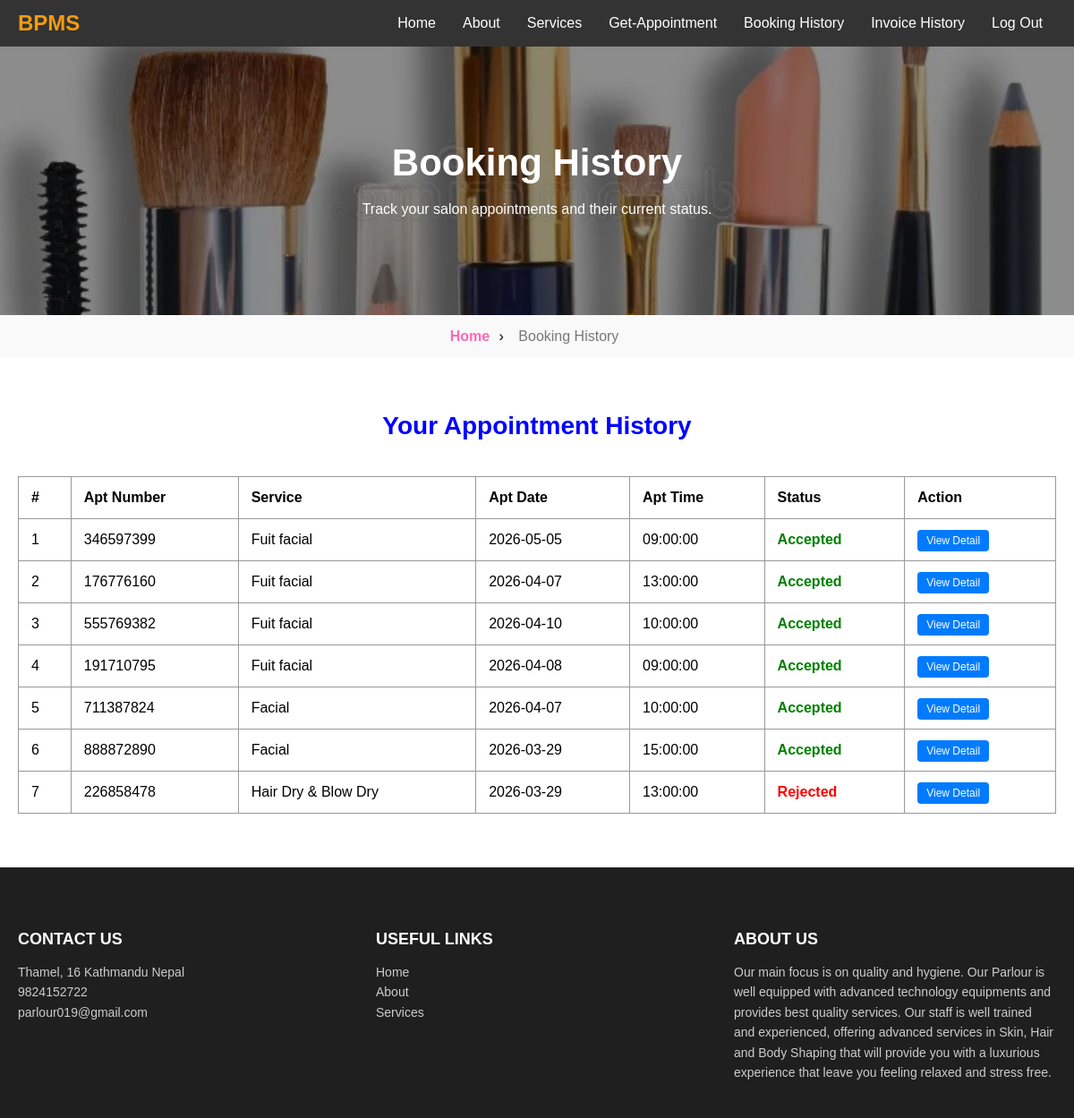
Page /user/bookinghistory.php (signed in) on the committed database.
### tables this page shows
CREATE TABLE `tblappointment` (
  `ID` int(11) NOT NULL,
  `AppointmentNumber` int(11) NOT NULL,
  `UserID` int(11) DEFAULT NULL,
  `ServiceId` int(11) DEFAULT NULL,
  `AptDate` date DEFAULT NULL,
  `AptTime` time DEFAULT NULL,
  `Message` mediumtext DEFAULT NULL,
  `BookingDate` timestamp NULL DEFAULT current_timestamp(),
  `Status` varchar(50) DEFAULT NULL,
  `Remark` varchar(250) DEFAULT NULL,
  `UpdationDate` timestamp NULL DEFAULT NULL ON UPDATE current_timestamp()
);

CREATE TABLE `services` (
  `id` int(11) NOT NULL,
  `service_name` varchar(100) DEFAULT NULL,
  `service_desc` text DEFAULT NULL,
  `cost` int(11) DEFAULT NULL,
  `image` varchar(255) DEFAULT NULL,
  `creation_date` timestamp NOT NULL DEFAULT current_timestamp()
);

CREATE TABLE `tblpages` (
  `ID` int(11) NOT NULL,
  `PageType` varchar(50) DEFAULT NULL,
  `PageTitle` varchar(200) DEFAULT NULL,
  `Email` varchar(200) DEFAULT NULL,
  `MobileNumber` bigint(12) DEFAULT NULL,
  `Timing` varchar(200) DEFAULT NULL,
  `PageDescription` mediumtext DEFAULT NULL
);

CREATE TABLE `about_settings` (
  `id` int(11) NOT NULL,
  `page_title` varchar(255) DEFAULT NULL,
  `page_description` text DEFAULT NULL
);

### user/bookinghistory.php (the view, shortened to what this page needs)
<?php
if (strlen($_SESSION['uid']) == 0) {
    header('location:logout.php');
} else {
?>
<!DOCTYPE html>
<html lang="en">
<head>
    <link rel="stylesheet" href="style5.css">
    <link rel="stylesheet" href="include/header.css">
    <link rel="stylesheet" href="include/footer.css">
    <link rel="stylesheet" href="https://cdnjs.cloudflare.com/ajax/libs/font-awesome/6.6.0/css/all.min.css">
</head>
<body>
<?php include('include/header.php');?>
    <section class="page-banner">
        <div class="banner-overlay">
            <h1>Booking History</h1>
            <p>Track your salon appointments and their current status.</p>
        </div>
    </section>
    <div class="breadcrumb">
        <a href="dashboard.php">Home</a>
        <span>›</span>
        <span class="active">Booking History</span>
    </div>
    <section class="content">
        <h2 class="section-title">Your Appointment History</h2>
        <div class="table-container">
            <table width="100%" border="1" style="border-collapse:collapse;">
                <thead>
                    <tr>
                        <th>#</th>
                        <th>Apt Number</th>
                        <th>Service</th> <th>Apt Date</th>
                        <th>Apt Time</th>
                        <th>Status</th>
                        <th>Action</th>
                    </tr>
                </thead>
                <tbody>
                <?php
                $userid = $_SESSION['uid'];
                $query = mysqli_query($con, "SELECT tblappointment.*, services.service_name
                                            FROM tblappointment
                                            LEFT JOIN services ON tblappointment.ServiceId = services.id
                                            WHERE tblappointment.UserID='$userid'
                                            ORDER BY tblappointment.ID DESC");
                $cnt = 1;
                if(mysqli_num_rows($query) > 0) {
                    while ($row = mysqli_fetch_array($query)) {
                ?>
                    <tr>
                        <td><?php echo $cnt;?></td>
                        <td><?php echo $row['AppointmentNumber'];?></td>
                        <td><?php echo ($row['service_name'] != "") ? $row['service_name'] : "Not Specified"; ?></td> <td><?php echo $row['AptDate'];?></td>
                        <td><?php echo $row['AptTime'];?></td>
                        <td>
                            <?php
                                $status = $row['Status'];
                                if($status == "Pending" || $status == "") {
                                    echo '<span style="color:orange; font-weight:bold;">Pending</span>';
                                } elseif($status == "Accepted") {
                                    echo '<span style="color:green; font-weight:bold;">Accepted</span>';
                                } elseif($status == "Rejected") {
                                    echo '<span style="color:red; font-weight:bold;">Rejected</span>';
                                } else {
                                    echo $status;
                                }
                            ?>
                        </td>
                        <td>
                            <a href="view-appointment.php?viewid=<?php echo $row['ID'];?>" class="view-btn" style="text-decoration:none; padding: 5px 10px; background: #007bff; color: white; border-radius: 4px; font-size:12px;">View Detail</a>
                        </td>
                    </tr>
                <?php
                    $cnt++;
                    }
                } ?>
                </tbody>
            </table>
        </div>
    </section>
<?php include('include/footer.php');?>
</body>
</html>
<?php } ?>

### user/include/footer.php
<?php
$con = mysqli_connect("localhost", "root", "", "pms_db");
$res_contact = mysqli_query($con, "SELECT * FROM tblpages WHERE PageType='contactus'");
$foot_contact = mysqli_fetch_array($res_contact);
$res_about = mysqli_query($con, "SELECT * FROM about_settings WHERE id=1");
$foot_about = mysqli_fetch_array($res_about);
?>
<footer class="footer">
  <div class="footer-container">
    <div class="footer-section">
      <h3>Contact Us</h3>
      <p><?php echo $foot_contact['PageDescription']; ?></p>
      <p><?php echo $foot_contact['MobileNumber']; ?></p>
      <p><?php echo $foot_contact['Email']; ?></p>
    </div>
    <div class="footer-section">
      <h3>Useful Links</h3>
      <ul>
        <li><a href="dashboard.php">Home</a></li>
        <li><a href="aboutus.php">About</a></li>
        <li><a href="services.php">Services</a></li>
      </ul>
    </div>
    <div class="footer-section">
      <h3><?php echo $foot_about['page_title'] ?? 'About Us'; ?></h3>
      <p><?php echo $foot_about['page_description'] ?? 'Default about text...'; ?></p>
    </div>
  </div>
  </footer>

### user/style5.css (style rules this page uses)
* { margin: 0; padding: 0; box-sizing: border-box; font-family: Arial, Helvetica, sans-serif; }
.page-banner { height: 300px; background: url('images/brush.jpeg') center/cover no-repeat; position: relative; }
.banner-overlay { background: rgba(0, 0, 0, 0.45); height: 100%; display: flex; flex-direction: column; align-items: center; justify-content: center; color: #fff; text-align: center; padding: 0 20px; }
.banner-overlay h1 { font-size: 42px; margin-bottom: 15px; }
.banner-overlay p { max-width: 800px; font-size: 16px; line-height: 1.6; }
.breadcrumb { background: #f9f9f9; padding: 15px; text-align: center; font-size: 16px; }
.breadcrumb a { color: #ff69b4; text-decoration: none; font-weight: bold; }
.breadcrumb span { margin: 0 6px; }
.breadcrumb .active { color: #777; }
.content { padding: 60px 20px; }
.section-title { text-align: center; color: blue; font-size: 28px; margin-bottom: 40px; }
.table-container { max-width: 1200px; margin: auto; }
table { width: 100%; border-collapse: collapse; background: #fff; }
th, td { border: 1px solid #999; padding: 14px; text-align: left; }
th { font-weight: bold; background: #fff; }

### user/include/footer.css (style rules this page uses)
.footer { background-color: #1f1f1f; color: #fff; padding: 50px 0 20px; font-family: 'Poppins', sans-serif; }
.footer-container { display: flex; justify-content: space-around; flex-wrap: wrap; max-width: 1200px; margin: auto; }
.footer-section { flex: 1; margin: 20px; min-width: 250px; }
.footer-section h3 { font-size: 18px; margin-bottom: 15px; color: #fff; text-transform: uppercase; }
.footer-section p, .footer-section a { font-size: 14px; color: #ccc; line-height: 1.6; }
.footer-section a { text-decoration: none; }
.footer-section ul { list-style: none; padding: 0; }

### rows in the picture
tblappointment: AppointmentNumber "346597399", ServiceId.service_name "Fuit facial", AptDate "2026-05-05", AptTime "09:00:00", Status "Accepted"
tblappointment: AppointmentNumber "176776160", ServiceId.service_name "Fuit facial", AptDate "2026-04-07", AptTime "13:00:00", Status "Accepted"
tblappointment: AppointmentNumber "555769382", ServiceId.service_name "Fuit facial", AptDate "2026-04-10", AptTime "10:00:00", Status "Accepted"
tblappointment: AppointmentNumber "191710795", ServiceId.service_name "Fuit facial", AptDate "2026-04-08", AptTime "09:00:00", Status "Accepted"
tblappointment: AppointmentNumber "711387824", ServiceId.service_name "Facial", AptDate "2026-04-07", AptTime "10:00:00", Status "Accepted"
tblappointment: AppointmentNumber "888872890", ServiceId.service_name "Facial", AptDate "2026-03-29", AptTime "15:00:00", Status "Accepted"
tblappointment: AppointmentNumber "226858478", ServiceId.service_name "Hair Dry & Blow Dry", AptDate "2026-03-29", AptTime "13:00:00", Status "Rejected"
tblpages: PageDescription "Thamel, 16 Kathmandu Nepal", MobileNumber "9824152722", Email "parlour019@gmail.com"
about_settings: page_title "ABOUT US", page_description "Our main focus is on quality and hygiene. Our Parlour is well equipped with advanced technology equipments and provides best quality services. Our staff is well trained and experienced, offering advanced services in Skin, Hair and Body Shaping that will provide you with a luxurious experience that leave you feeling relaxed and stress free."
